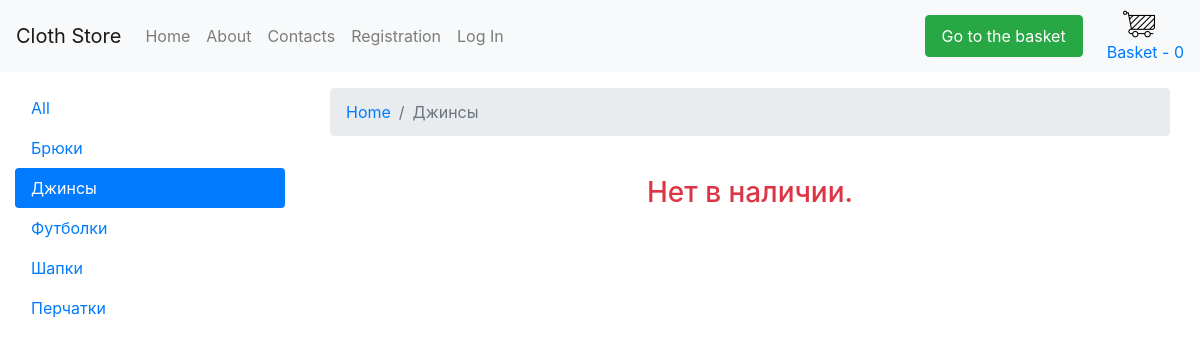
/category.php?id=2, run on the app's committed database.
### tables this page shows
CREATE TABLE `category` (
  `id` int(11) NOT NULL,
  `title` varchar(255) NOT NULL
);

### category.php (the view, shortened to what this page needs)
<?php
include $_SERVER['DOCUMENT_ROOT'] . "/configs/db.php";
include $_SERVER['DOCUMENT_ROOT'] . "/parts/head.php";
$categorySql = "SELECT * FROM category WHERE id=" . $_GET["id"];
$categoryResult = $connect -> query($categorySql);
$category = mysqli_fetch_assoc($categoryResult);
?>
<nav aria-label="breadcrumb">
  <ol class="breadcrumb">
    <li class="breadcrumb-item">
	 	<a href="/">Home</a>
	 </li>
    <li class="breadcrumb-item active" aria-current="page">
	 <?php echo $category["title"] ?>
	 </li>
  </ol>
</nav>
	<?php
	$i = 0;
	?>
<?php
if($i == 0){
		echo "<h3 class='text-center mt-4 text-danger'>Нет в наличии.</h3>";
	}
	?>
<?php
include $_SERVER['DOCUMENT_ROOT'] . "/parts/footer.php";
?>

### parts/category-nav.php
<div class="nav flex-column nav-pills" id="v-pills-tab" role="tablist" aria-orientation="vertical">
	<?php
	$categorySql = "SELECT * FROM category";
	$categoryResult = $connect->query($categorySql);
	if(isset($_GET["id"])){
		echo "<a class='nav-link' href='/'>All</a>";
	}else{
		echo "<a class='nav-link active' href='/'>All</a>";
	}
	while($category = mysqli_fetch_assoc($categoryResult)){
		if(isset($_GET["id"]) && $_GET["id"] == $category["id"]){
			echo "<a class='nav-link active' href='/category.php?id=" . $category["id"] . "'>" . $category["title"] . "</a>";
		}else{
			echo "<a class='nav-link' href='/category.php?id=" . $category["id"] . "'>" . $category["title"] . "</a>";
		}
	}
	?>
</div>

### data on the page
category: title "Брюки"
category: title "Джинсы"
category: title "Футболки"
category: title "Шапки"
category: title "Перчатки"

### other printed values
$quant "0"
